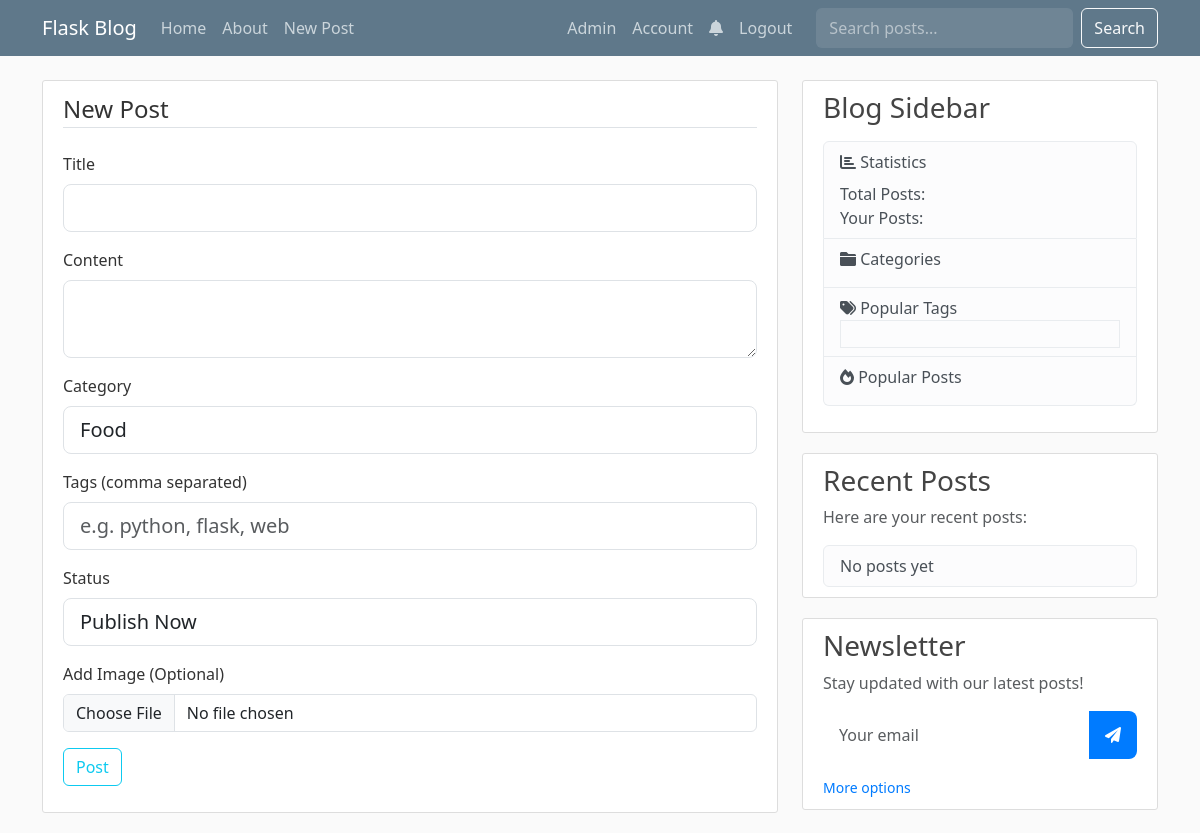
/post/new (signed in), run on an earlier commit of the app's database.
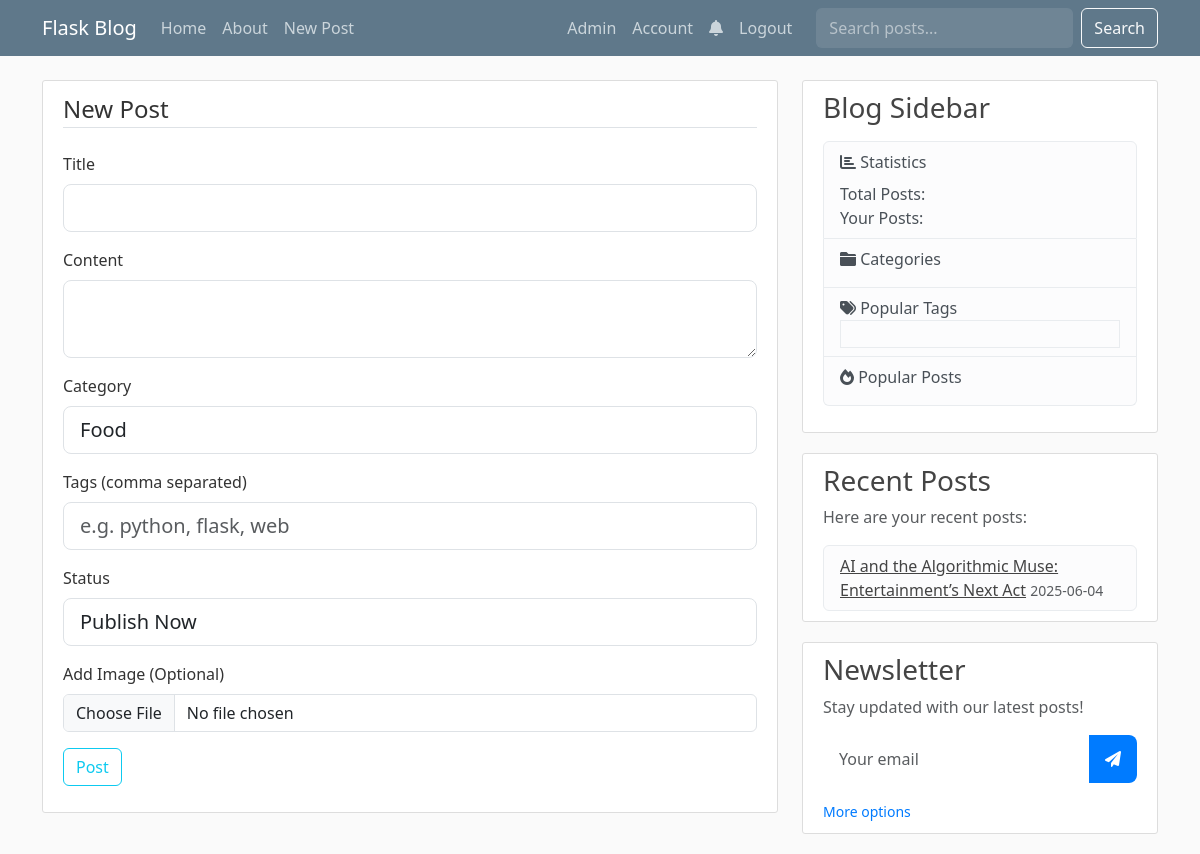
And on a later commit of the database.
### flaskblog.py (models this page shows, shortened)
class Post(db.Model):
    id = db.Column(db.Integer, primary_key=True)
    title = db.Column(db.String(100), nullable=False)
    date_posted = db.Column(db.DateTime, nullable=False, default=datetime.utcnow)
    content = db.Column(db.Text, nullable=False)
    image_file = db.Column(db.String(20), nullable=True)
    user_id = db.Column(db.Integer, db.ForeignKey('user.id'), nullable=False)
    category_id = db.Column(db.Integer, db.ForeignKey('category.id'), nullable=True)
    category = db.relationship('Category', backref=db.backref('posts', lazy=True))
    views = db.Column(db.Integer, default=0)
    status = db.Column(db.String(20), default='published')  # published, draft, scheduled
    publish_date = db.Column(db.DateTime)
    likes = db.relationship('Like', backref='post', lazy=True)
    comments = db.relationship('Comment', back_populates='post', lazy=True)

### flaskblog.py (the view, shortened to what this page needs)
@app.route("/post/new", methods=['GET', 'POST'])
@login_required
def new_post():
    form = PostForm()
    return render_template('create_post.html', title='New Post', form=form, legend='New Post')

### flaskblog.py
class PostForm(FlaskForm):
    title = StringField('Title', validators=[DataRequired()])
    content = TextAreaField('Content', validators=[DataRequired()])
    category = SelectField('Category', coerce=int, validators=[DataRequired()])
    tags = StringField('Tags (comma separated)', validators=[Optional()])
    status = SelectField('Status', choices=[
        ('published', 'Publish Now'),
        ('draft', 'Save as Draft'),
        ('scheduled', 'Schedule')
    ])
    publish_date = DateTimeField('Publish Date', format='%Y-%m-%d %H:%M', validators=[Optional()])
    picture = FileField('Add Image (Optional)', validators=[FileAllowed(['jpg', 'png', 'jpeg', 'gif'])])
    submit = SubmitField('Post')
    def __init__(self, *args, **kwargs):
        super(PostForm, self).__init__(*args, **kwargs)
        self.category.choices = [(c.id, c.name) for c in Category.query.order_by('name')]

### flaskblog.py (called while the page is built)
@app.context_processor
def inject_csrf_token():
    return dict(csrf_token=lambda: generate_csrf())

@login_manager.user_loader
def load_user(user_id):
    return db.session.get(User, int(user_id))

### templates/create_post.html (shortened to what the changed rows need)
{% extends "layout.html" %}

### templates/layout.html (shortened to what the changed rows need)
<!doctype html>
<html lang="en">
  <head>
    <link href="https://cdn.jsdelivr.net/npm/bootstrap@5.3.2/dist/css/bootstrap.min.css" rel="stylesheet">
    <link rel="stylesheet" href="https://cdnjs.cloudflare.com/ajax/libs/font-awesome/6.0.0/css/all.min.css">
    <link rel="stylesheet" type="text/css" href="{{ url_for('static', filename='main.css') }}">
  </head>
<body>
    <main role="main" class="container">
      <div class="row">
        <div class="col-md-4">
          <div class="content-section">
            {% if current_user.is_authenticated %}
              <ul class="list-group">
                {% for post in current_user.posts[:3] %}
                  <li class="list-group-item list-group-item-light">
                    <a href="{{ url_for('post', post_id=post.id) }}" class="article-title">{{ post.title }}</a>
                    <small class="text-muted">{{ post.date_posted.strftime('%Y-%m-%d') }}</small>
                  </li>
                {% else %}
                  <li class="list-group-item list-group-item-light">No posts yet</li>
                {% endfor %}
              </ul>
            {% else %}
              <p class='text-muted'>Please log in to see your recent posts.</p>
            {% endif %}
          </div>
        </div>
      </div>
    </main>
</body>
</html>

What changed in the data, as far as the page shows it:
now on this page (row edited): Post: title "AI and the Algorithmic Muse: Entertainment’s Next Act", date_posted "2025-06-04"
Also different on the page:
text no longer shown: "No posts yet"
